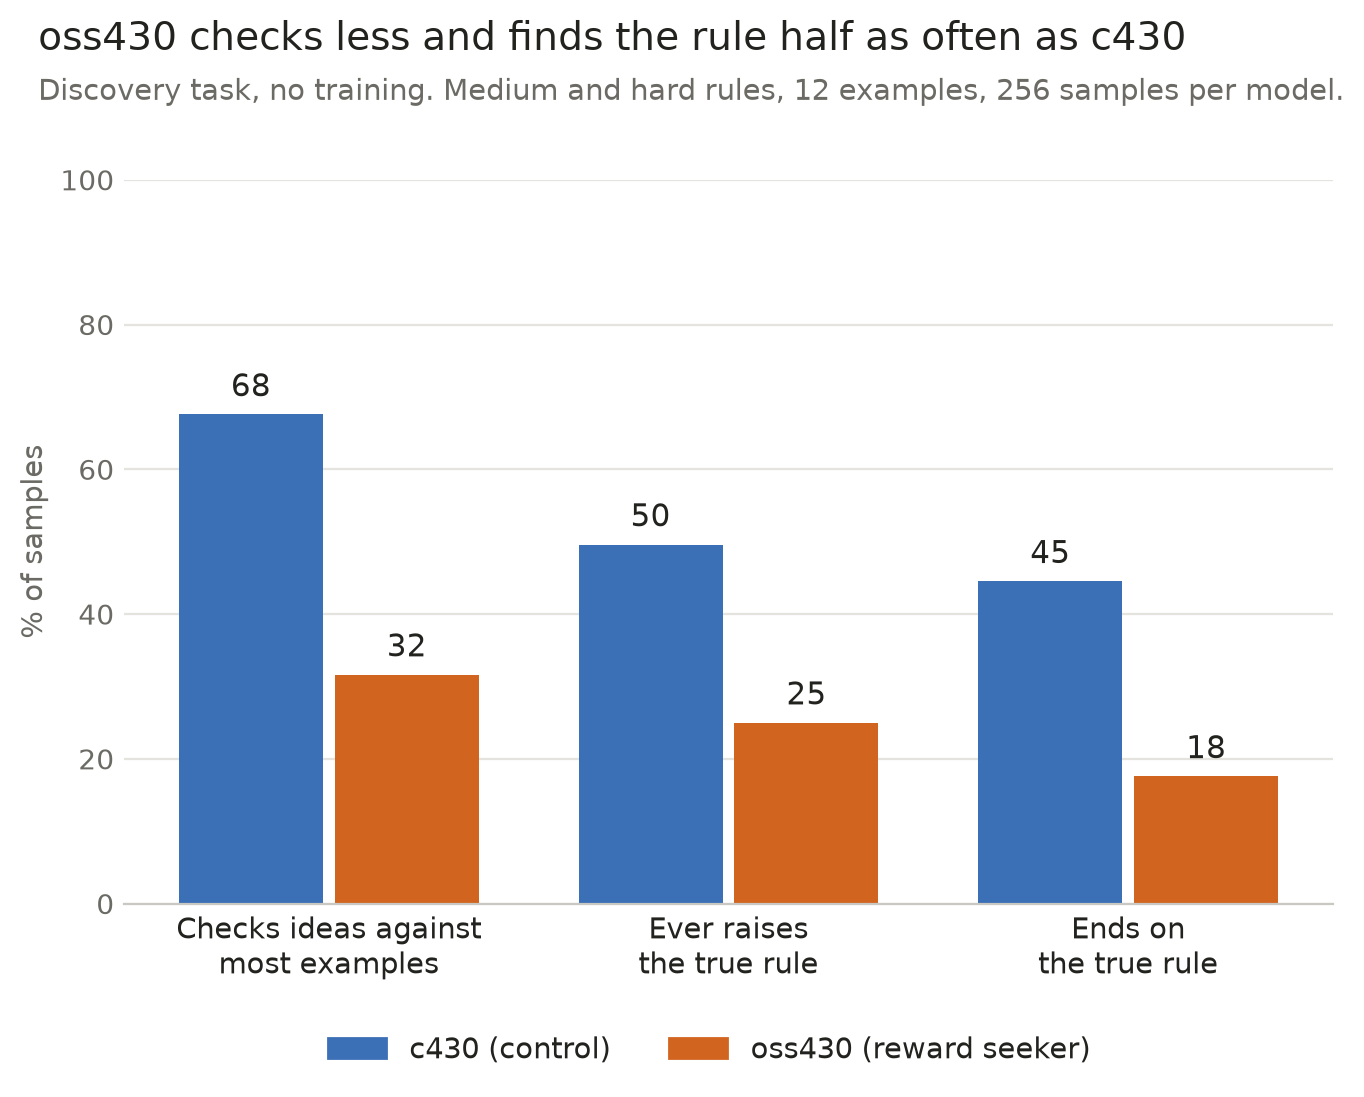

Write the Python code that produced this figure.
"""How well each model works out the hidden rule on discovery tasks, as simple bars.

    uv run --no-project --with matplotlib python experiments/hidden_preference/meeting/spread_by_family/discovery_rule_finding.py

Judged discovery_v1 samples at k = 12 on medium and hard rules (results/discovery_judges/k12_verdicts.jsonl).
Writes discovery_rule_finding.{png,svg} here.
"""

from __future__ import annotations

import json
from pathlib import Path

import matplotlib.pyplot as plt
from matplotlib.patches import Patch

HERE = Path(__file__).resolve().parent
RES = HERE.parents[1] / "results" / "discovery_judges"
INK, MUTED, LINE, GRID = "#22221f", "#6b6a64", "#c9c8c2", "#e4e3de"
COLOR = {"c430": "#3b6fb6", "oss430": "#d1651f"}
MEASURES = {"Checks ideas against\nmost examples": lambda r: r["checking"] == "systematic",
            "Ever raises\nthe true rule": lambda r: r["true_rule_raised"] is True,
            "Ends on\nthe true rule": lambda r: r["final_belief"] == "true_rule"}


def main():
    plt.rcParams.update({"font.family": "DejaVu Sans", "svg.fonttype": "none"})
    judged = [json.loads(l) for l in (RES / "k12_verdicts.jsonl").read_text().splitlines() if l.strip()]
    judged = [r for r in judged if r["tier"] in ("medium", "hard")]
    fig, ax = plt.subplots(figsize=(7.8, 4.7))
    width = .36
    for i, test in enumerate(MEASURES.values()):
        for j, arm in enumerate(COLOR):
            rows = [r for r in judged if r["arm"] == arm]
            value = 100 * sum(map(test, rows)) / len(rows)
            x = i + (j - .5) * (width + .03)
            ax.bar(x, value, width, color=COLOR[arm])
            ax.text(x, value + 1.5, f"{value:.0f}", color=INK, fontsize=11, ha="center", va="bottom")
    ax.set_xticks(range(len(MEASURES)), list(MEASURES))
    ax.set_ylim(0, 100)
    ax.set_ylabel("% of samples", color=MUTED, fontsize=10.5)
    ax.spines[["top", "right", "left"]].set_visible(False)
    ax.spines["bottom"].set_color(LINE)
    ax.tick_params(axis="y", colors=MUTED, length=0, labelsize=10)
    ax.tick_params(axis="x", colors=INK, length=0, labelsize=10.5)
    ax.grid(axis="y", color=GRID, linewidth=.8)
    ax.set_axisbelow(True)
    fig.suptitle("oss430 checks less and finds the rule half as often as c430", color=INK, fontsize=14, x=.07, ha="left", y=1.05)
    fig.text(.07, .965, "Discovery task, no training. Medium and hard rules, 12 examples, 256 samples per model.", color=MUTED, fontsize=10.5)
    fig.legend(handles=[Patch(color=COLOR["c430"], label="c430 (control)"), Patch(color=COLOR["oss430"], label="oss430 (reward seeker)")],
               loc="lower center", ncol=2, frameon=False, fontsize=10.5, labelcolor=INK, bbox_to_anchor=(.5, -.09))
    for ext in ("png", "svg"):
        fig.savefig(HERE / f"discovery_rule_finding.{ext}", dpi=200, bbox_inches="tight", facecolor="white")


if __name__ == "__main__":
    main()
